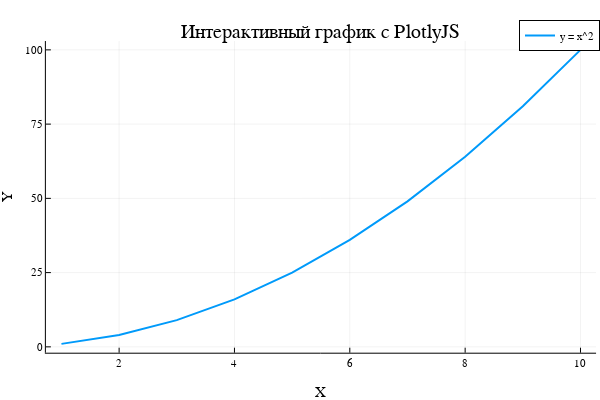

Notebook code cell kept with this figure:
### Markdown cell above
<br>

#### **🌍 Использование `plotlyjs()` для интерактивных графиков**

Если вам нужны **интерактивные** графики (например, зум, панорамирование, всплывающие подсказки), попробуйте `plotlyjs()`.

### Code cell
using Plots
plotlyjs()  # Устанавливаем интерактивный бэкенд PlotlyJS

x = 1:10
y = x .^ 2

plot(x, y, label="y = x^2", title="Интерактивный график с PlotlyJS", xlabel="X", ylabel="Y", lw=2)

### Figure 1 — Plotly figure (JSON) as saved in the notebook; plotly's stock layout.template omitted (floating-point values rounded to 4 significant figures)
{"data": [{"colorbar": {"len": 0.8657, "title": "", "x": 0.9934, "y": 0.5087}, "legendgroup": "y = x^2", "line": {"color": "rgba(0, 154, 250, 1.000)", "dash": "solid", "shape": "linear", "width": 2}, "mode": "lines", "name": "y = x^2", "showlegend": true, "type": "scatter", "x": [1, 2, 3, 4, 5, 6, 7, 8, 9, 10], "xaxis": "x", "y": [1, 4, 9, 16, 25, 36, 49, 64, 81, 100], "yaxis": "y"}], "layout": {"annotations": [{"font": {"color": "rgba(0, 0, 0, 1.000)", "family": "sans-serif", "size": 20}, "rotation": 0, "showarrow": false, "text": "Интерактивный график с PlotlyJS", "x": 0.535, "xanchor": "center", "xref": "paper", "y": 1, "yanchor": "top", "yref": "paper"}], "height": 400, "legend": {"bgcolor": "rgba(255, 255, 255, 1.000)", "bordercolor": "rgba(0, 0, 0, 1.000)", "borderwidth": 1, "font": {"color": "rgba(0, 0, 0, 1.000)", "family": "sans-serif", "size": 11}, "title": {"font": {"color": "rgba(0, 0, 0, 1.000)", "family": "sans-serif", "size": 15}, "text": ""}, "tracegroupgap": 0, "traceorder": "normal", "x": 1, "xanchor": "auto", "y": 1, "yanchor": "auto"}, "margin": {"b": 20, "l": 0, "r": 0, "t": 20}, "paper_bgcolor": "rgba(255, 255, 255, 1.000)", "plot_bgcolor": "rgba(255, 255, 255, 1.000)", "showlegend": true, "width": 600, "xaxis": {"anchor": "y", "domain": [0.07647, 0.9934], "gridcolor": "rgba(0, 0, 0, 0.100)", "gridwidth": 0.5, "linecolor": "rgba(0, 0, 0, 1.000)", "mirror": false, "range": [0.73, 10.27], "showgrid": true, "showline": true, "showticklabels": true, "tickangle": 0, "tickcolor": "rgb(0, 0, 0)", "tickfont": {"color": "rgba(0, 0, 0, 1.000)", "family": "sans-serif", "size": 11}, "tickmode": "array", "ticks": "inside", "ticktext": ["2", "4", "6", "8", "10"], "tickvals": [2, 4, 6, 8, 10], "title": "X", "titlefont": {"color": "rgba(0, 0, 0, 1.000)", "family": "sans-serif", "size": 15}, "type": "-", "visible": true, "zeroline": false, "zerolinecolor": "rgba(0, 0, 0, 1.000)"}, "yaxis": {"anchor": "x", "domain": [0.07581, 0.9415], "gridcolor": "rgba(0, 0, 0, 0.100)", "gridwidth": 0.5, "linecolor": "rgba(0, 0, 0, 1.000)", "mirror": false, "range": [-1.97, 103.0], "showgrid": true, "showline": true, "showticklabels": true, "tickangle": 0, "tickcolor": "rgb(0, 0, 0)", "tickfont": {"color": "rgba(0, 0, 0, 1.000)", "family": "sans-serif", "size": 11}, "tickmode": "array", "ticks": "inside", "ticktext": ["0", "25", "50", "75", "100"], "tickvals": [0, 25, 50, 75, 100], "title": "Y", "titlefont": {"color": "rgba(0, 0, 0, 1.000)", "family": "sans-serif", "size": 15}, "type": "-", "visible": true, "zeroline": false, "zerolinecolor": "rgba(0, 0, 0, 1.000)"}}}
